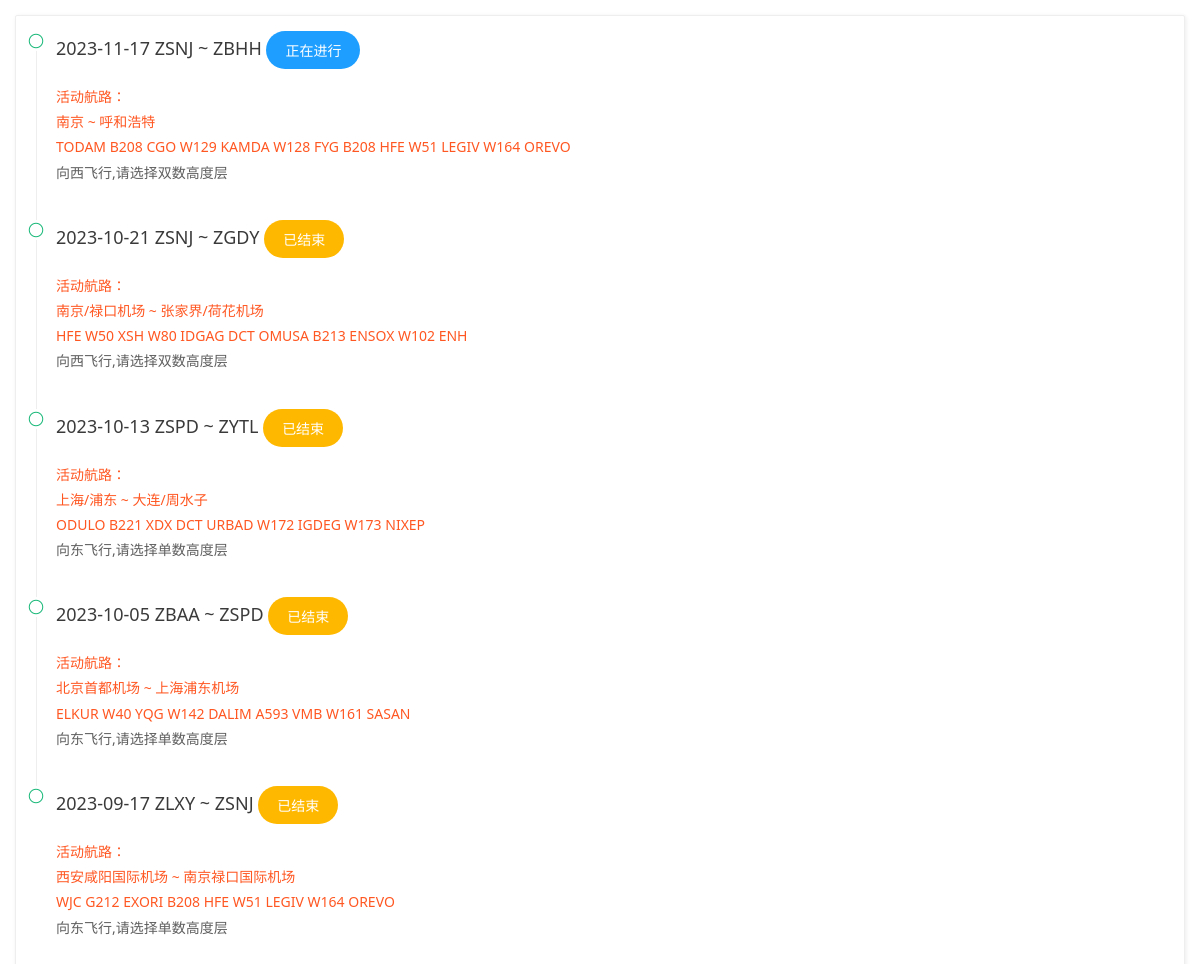
The page /activity/apply/view.php on the database its author committed.
### tables this page shows
CREATE TABLE `event` (
  `route` text NOT NULL,
  `time` text NOT NULL,
  `Publisher` text NOT NULL,
  `state` text NOT NULL,
  `dep` text NOT NULL,
  `app` text NOT NULL,
  `dep_icao` text NOT NULL,
  `app_icao` text NOT NULL,
  `takeoff_time` text NOT NULL,
  `direction` text NOT NULL,
  `atc` text NOT NULL,
  `atc_fq` text NOT NULL
);

### activity/apply/view.php (the view, shortened to what this page needs)
<!DOCTYPE html>
<html lang="en">
<head>
    <link rel="stylesheet" href="/layui/css/layui.css">
    <link rel="stylesheet" href="/css/index.css">
    <link rel="stylesheet" href="/css/bootstrap.css">
</head>
<body>
    <div style="padding: 15px;">
        <div class="layui-card layui-panel">
            <div class="layui-timeline" style="padding: 15px;">
                <?php
                	$servername = "localhost";
    $username = "imp_xfex_cc";
	$password = "34M3aePXSKYSS3Bi";
	$dbname = "imp_xfex_cc";
                $conn = new mysqli($servername, $username, $password, $dbname);
                $sql = "SELECT * FROM event ORDER BY time DESC";
                $result = mysqli_query($conn, $sql);
                while ($row = mysqli_fetch_assoc($result)) {
                    echo '<div class="layui-timeline-item">';
                    echo '<i class="layui-icon layui-timeline-axis"></i>';
                    echo '<div class="layui-timeline-content layui-text">';
                    $temp = 0;
                    switch ($row['state']) {
                        case '1':
                            $temp = '  <button type="button" class="layui-btn layui-btn-normal layui-btn-radius">正在进行</button>';
                            break;
                        case '0':
                            $temp = '  <button type="button" class="layui-btn layui-btn-warm layui-btn-radius">已结束</button>';
                            break;
                    }
                    echo '<h3 class="layui-timeline-title">' . $row['time'] . ' ' . $row['dep_icao'] . ' ~ ' . $row['app_icao'] . $temp . '</h3>';
                    echo '<p>';
                    echo '<div class="layui-font-red">活动航路：<br>';
                    echo $row['dep'] . ' ~ ' . $row['app'] . '<br>';
                    echo $row['route'];
                    echo '</div>';
                    switch ($row['direction']) {
                        case 1:
                            echo '向西飞行,请选择双数高度层';
                            break;
                        case 2:
                            echo '向东飞行,请选择单数高度层';
                            break;
                    }
                    echo '</p>';
                    echo '</div>';
                    echo '</div>';
                }
                ?>
            </div>
        </div>
    </div>
</body>
</html>

### rows shown on the page
event: time "2023-11-17", dep_icao "ZSNJ", app_icao "ZBHH", state "正在进行", dep "南京", app "呼和浩特", route "TODAM B208 CGO W129 KAMDA W128 FYG B208 HFE W51 LEGIV W164 OREVO", direction "向西飞行,请选择双数高度层"
event: time "2023-10-21", dep_icao "ZSNJ", app_icao "ZGDY", state "已结束", dep "南京/禄口机场", app "张家界/荷花机场", route "HFE W50 XSH W80 IDGAG DCT OMUSA B213 ENSOX W102 ENH", direction "向西飞行,请选择双数高度层"
event: time "2023-10-13", dep_icao "ZSPD", app_icao "ZYTL", state "已结束", dep "上海/浦东", app "大连/周水子", route "ODULO B221 XDX DCT URBAD W172 IGDEG W173 NIXEP", direction "向东飞行,请选择单数高度层"
event: time "2023-10-05", dep_icao "ZBAA", app_icao "ZSPD", state "已结束", dep "北京首都机场", app "上海浦东机场", route "ELKUR W40 YQG W142 DALIM A593 VMB W161 SASAN", direction "向东飞行,请选择单数高度层"
event: time "2023-09-17", dep_icao "ZLXY", app_icao "ZSNJ", state "已结束", dep "西安咸阳国际机场", app "南京禄口国际机场", route "WJC G212 EXORI B208 HFE W51 LEGIV W164 OREVO", direction "向东飞行,请选择单数高度层"
